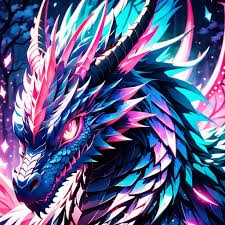
#> input picture lab5/dragon.jpg, 225 x 225 px
$ python zad2.py
#> lines starting #> are read from the running program, lines starting #| are printed output that depends on the picture; long printed decimals are rounded
from PIL import Image
import numpy as np
from PIL import ImageChops
from PIL import ImageStat as stat
import matplotlib.pyplot as plt

def statystyki(im):
    s = stat.Stat(im)
    print("extrema ", s.extrema)  # max i min
    print("count ", s.count)  # zlicza
    print("mean ", s.mean)  # srednia
    print("rms ", s.rms)  # pierwiastek średniokwadratowy
    print("median ", s.median)  # mediana
    print("stddev ", s.stddev)  # odchylenie standardowe

Im2 = Image.open("dragon.jpg")
#> Im2 is the input picture: PIL image 225x225 RGB; mean R, G, B 93.3, 97, 138.8
Im1 = Image.open("dragon.png")
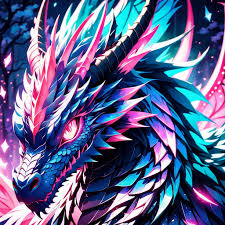
#> input picture lab5/dragon.png, 225 x 225 px
#> Im1 is the input picture: PIL image 225x225 RGB; mean R, G, B 93.1, 96.9, 139.1

statystyki(Im2) # ponieważ są zapisywane w innym formacie które się różnią w niwielkim stopniu odczytywaniem nasycenia kolorów i jpg pogarsza ich kolorystyke
#| extrema  [(0, 255), (0, 255), (0, 255)]
#| count  [50625, 50625, 50625]
#| mean  [93.279, 96.972, 138.752]
#| rms  [133.276, 127.839, 158.847]
#| median  [46, 71, 136]
#| stddev  [95.193, 83.302, 77.332]

diff = ImageChops.difference(Im1,Im2)
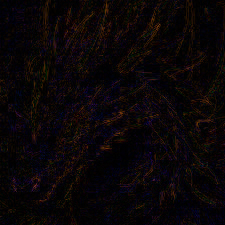
#> diff: PIL image 225x225 RGB; mean R, G, B 10.3, 5.8, 7.3
#statystyki(diff) # zmniejszył się zasięg kolorów pikseli z 0,255 do 0,123 (maksymanlna wartość z RGB) i mean z rms są o wiele mniejsze w okolicach 10-krotnie i mediana tez sie zmniejszyla wraz z stddev wynika to, ze obraz jest ubogi w kolory i zakres ich jest o wiele mniejszy
diff.save("diff.jpg")
Im2.save("im.jpg")
Im3 = Image.open("im.jpg")
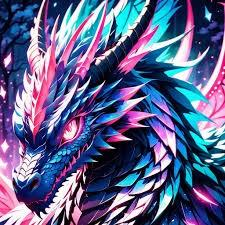
#> Im3: PIL image 225x225 RGB; mean R, G, B 93.5, 97.1, 138.1
Im3.save("im.jpg")
Im4 = Image.open("im.jpg")
statystyki(Im4)
#| extrema  [(0, 255), (0, 255), (0, 255)]
#| count  [50625, 50625, 50625]
#| mean  [93.779, 97.149, 137.644]
#| rms  [130.802, 126.992, 157.182]
#| median  [53, 73, 132]
#| stddev  [91.185, 81.786, 75.898]
